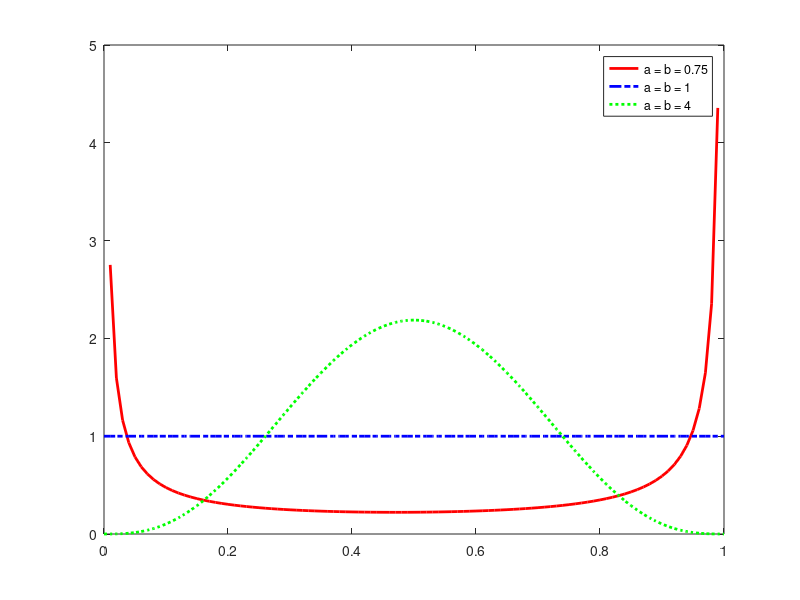

The MATLAB source for this figure:
X = 0:.01:1;
y1 = betapdf(X,0.2,0.1);
y2 = betapdf(X,1,1);
y3 = betapdf(X,4,4);

figure
plot(X,y1,'Color','r','LineWidth',2)
hold on
plot(X,y2,'LineStyle','-.','Color','b','LineWidth',2)
plot(X,y3,'LineStyle',':','Color','g','LineWidth',2)
legend({'a = b = 0.75','a = b = 1','a = b = 4'},'Location','NorthEast');
hold off